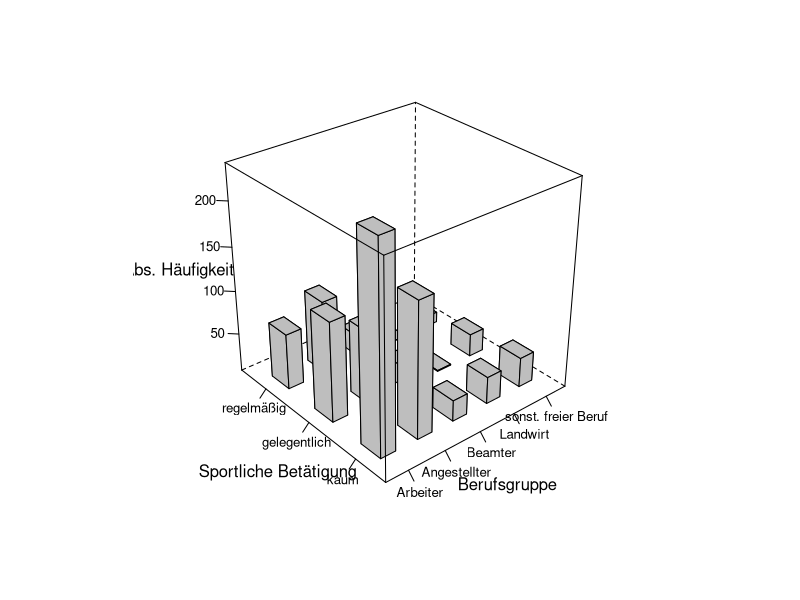
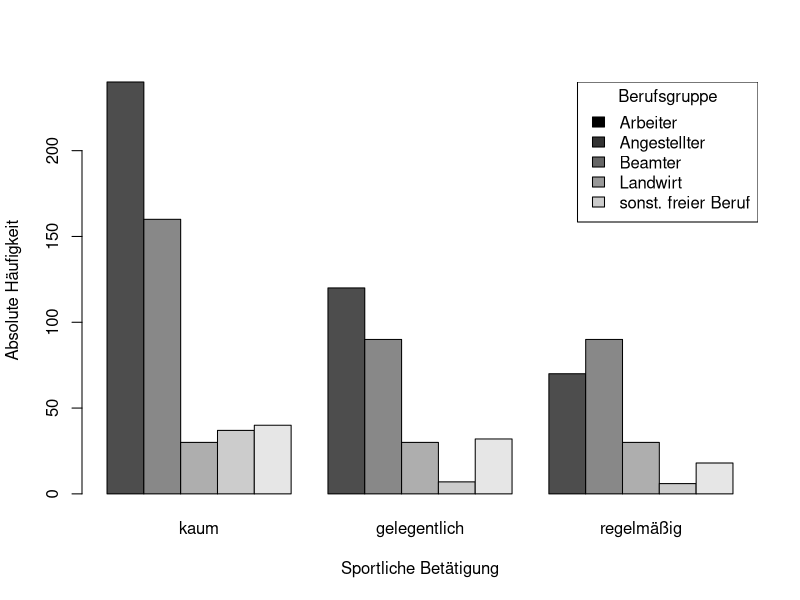
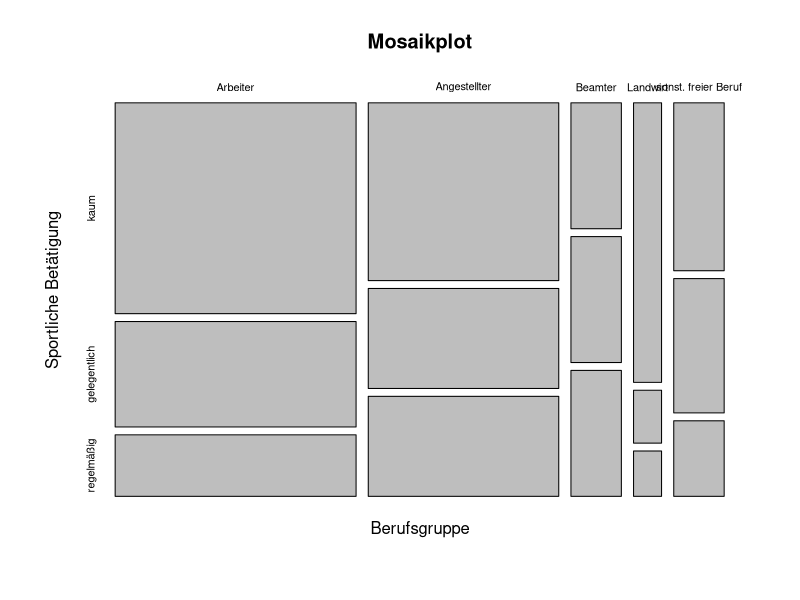
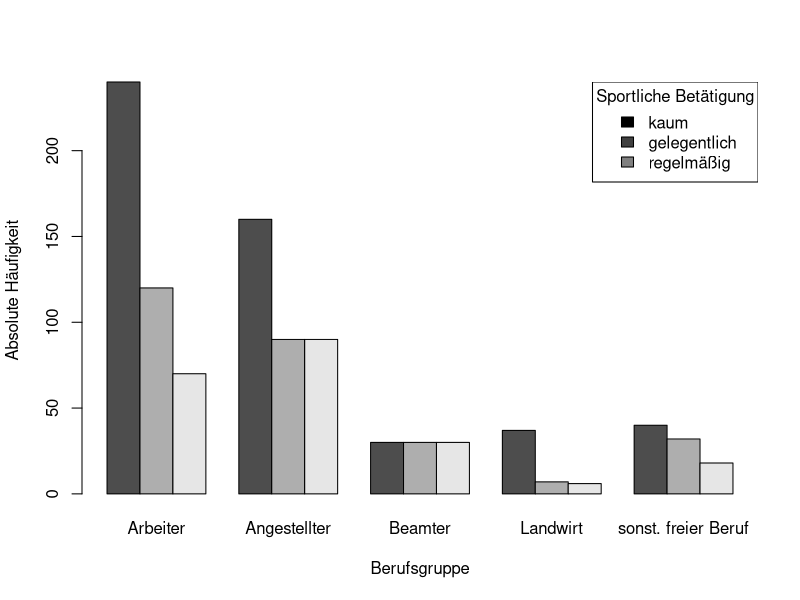
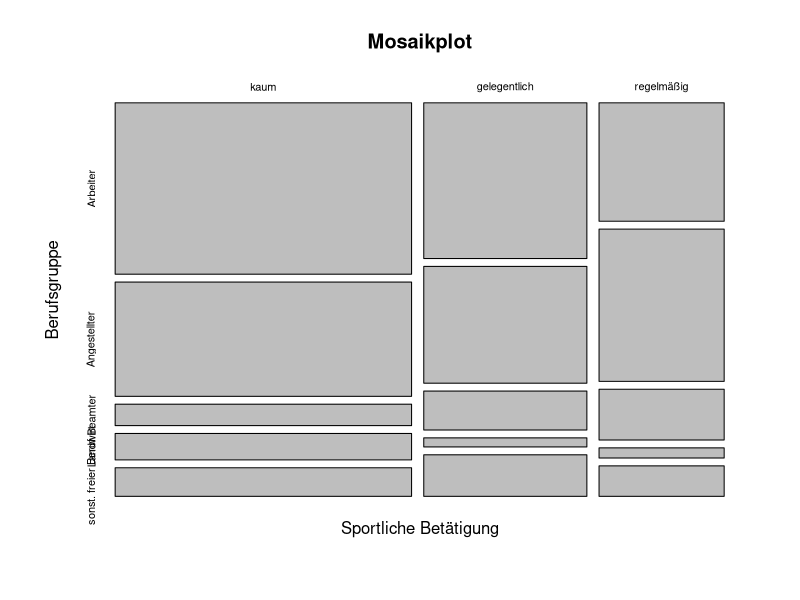

R code for these plots, in order:
tab <- matrix(c(240,160,30,37,40,120,90,30,7,32,70,90,30,6,18), ncol=3)
rownames(tab) <- c("Arbeiter", "Angestellter", "Beamter", "Landwirt", "sonst. freier Beruf")
colnames(tab) <- c("kaum", "gelegentlich", "regelmäßig")
dfreq <- as.data.frame(as.table(tab))

library(latticeExtra)

pdf("barcharts1.pdf")
cloud(Freq~Var1+Var2, dfreq, panel.3d.cloud=panel.3dbars, col.facet='grey', 
			xbase=0.4, ybase=0.4, scales=list(arrows=FALSE, col=1), 
			par.settings = list(axis.line = list(col = "transparent")),
			xlab = "Berufsgruppe", ylab = "Sportliche Betätigung", zlab="Abs. Häufigkeit")
dev.off()

pdf("barcharts2.pdf")
col <- gray((0:4)/5)
bp <- barplot(tab,  beside=TRUE, xlab="Sportliche Betätigung", ylab="Absolute Häufigkeit")
legend("topright", legend=rownames(tab), fill=col, title="Berufsgruppe")
dev.off()

pdf("barcharts3.pdf")
plot(as.table(tab), main="Mosaikplot", xlab="Berufsgruppe",  ylab = "Sportliche Betätigung")
dev.off()

pdf("barcharts4.pdf")
col <- gray((0:3)/4)
bp <- barplot(t(tab),  beside=TRUE, xlab="Berufsgruppe", ylab="Absolute Häufigkeit")
legend("topright", legend=colnames(tab), fill=col, title="Sportliche Betätigung")
dev.off()

pdf("barcharts5.pdf")
plot(as.table(t(tab)), main="Mosaikplot", ylab="Berufsgruppe",  xlab = "Sportliche Betätigung")
dev.off()
